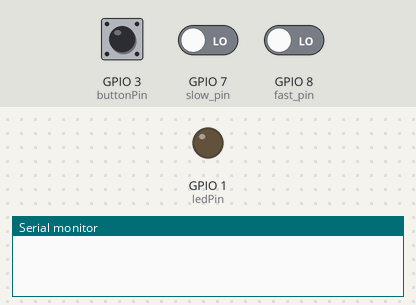
A sketch run on a simulated ESP32-S3. On the bench: output pins drawn as LEDs (lit = HIGH), the last lines printed to the serial monitor. The test bench sets the inputs (shaded band); at power-on: GPIO 3 (buttonPin) LOW, GPIO 7 (slow_pin) LOW, GPIO 8 (fast_pin) LOW. Pins used as bus, display or sensor lines are not drawn.

Above: at 1.2 s.
1.3 s: GPIO 3 (buttonPin) pulled HIGH for 0.15 s
At 1.52 s:
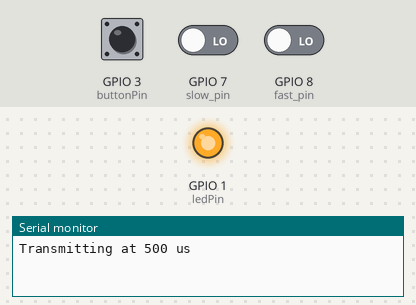
3.2 s: GPIO 3 (buttonPin) pulled HIGH for 3.2 s
At 7.9 s:
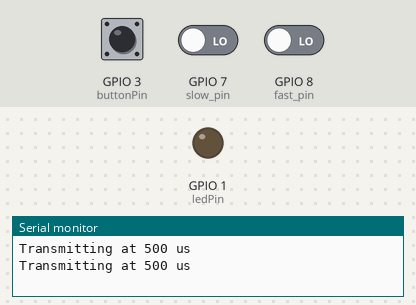
Timing chart, 0 to 9.4 s (numbered marks = the images above; inputs shaded):
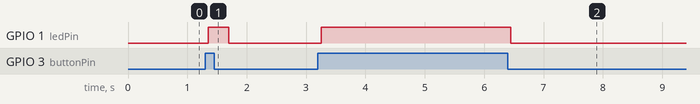

Measured:
- after the input at 1.3 s, GPIO 1 (ledPin): LOW → HIGH after 0.05 s, → LOW 0.35 s later
- after the input at 3.2 s, GPIO 1 (ledPin): LOW → HIGH after 0.05 s, → LOW 3.2 s later

The sketch:

send_test_manchester.ino.ino
```cpp
// Constants won't change. They're used here to set pin numbers:
const int buttonPin = 3;  // The number of the pushbutton pin
const int ledPin = 1;     // The number of the LED pin
const int txPin = 5;
const int slow_pin = 7;
const int fast_pin = 8;
int counter = 0;


// Variables will change:
int buttonState = 0;       // Variable for reading the pushbutton status
int lastButtonState = LOW; // Variable to track the previous button state
unsigned long lastDebounceTime = 0;  // The last time the output pin was toggled
unsigned long debounceDelay = 50;    // The debounce time; increase if the output flickers

unsigned long previousMillis = 0;  // Store the last time output was updated
const unsigned long interval = 1000;

int buffer[] = {1, 0, 0, 1, 1, 0, 0, 1, 1, 0, 0, 1, 1, 0, 1, 0, 1, 0, 0, 1, 0, 1, 1, 0, 0, 1, 1, 0, 1, 0, 1, 0, 1, 0, 0, 1, 0, 1, 1, 0, 0, 1, 1, 0, 1, 0, 0, 1, 1, 0, 0, 1, 0, 1, 0, 1, 1, 0, 1, 0, 0, 1, 0, 1, 1, 0, 1, 0, 0, 1, 1, 0, 1, 0, 1, 0, 1, 0, 1, 0, 1, 0, 0, 1, 0, 1, 1, 0, 0, 1, 1, 0, 1, 0, 0, 1, 1, 0, 0, 1, 0, 1, 0, 1, 1, 0, 1, 0, 0, 1, 0, 1, 1, 0, 1, 0, 0, 1, 1, 0, 1, 0, 1, 0, 1, 0, 1, 0, 1, 0, 0, 1, 0, 1, 1, 0, 1, 0, 1, 0, 1, 0, 0, 1, 1, 0, 1, 0, 0, 1, 1, 0, 1, 0, 1, 0, 1, 0, 1, 0, 1, 0, 1, 0, 0, 1, 0, 1, 1, 0, 1, 0, 0, 1, 0, 1, 1, 0, 1, 0, 0, 1, 0, 1, 1, 0, 1, 0, 1, 0, 1, 0, 1, 0, 1, 0, 0, 1, 1, 0, 1, 0, 1, 0, 1, 0, 1, 0, 1, 0, 0, 1, 0, 1, 1, 0, 1, 0, 1, 0, 0, 1, 1, 0, 1, 0, 0, 1, 0, 1, 0, 1, 0, 1, 1, 0, 1, 0, 0, 1, 1, 0, 0, 1, 0, 1, 0, 1, 1, 0, 0, 1, 1, 0, 1, 0, 1, 0, 0, 1, 0, 1, 1, 0, 1, 0, 0, 1, 1, 0, 0, 1, 1, 0, 1, 0, 0, 1, 1, 0, 1, 0, 1, 0, 1, 0, 1, 0, 1, 0, 0, 1, 0, 1, 1, 0, 0, 1, 0, 1, 1, 0, 0, 1, 1, 0, 0, 1, 0, 1, 1, 0, 1, 0, 0, 1, 1, 0, 0, 1, 1, 0, 0, 1, 0, 1, 0, 1, 1, 0, 1, 0, 0, 1, 0, 1, 1, 0, 0, 1, 0, 1, 0, 1, 1, 0, 1, 0, 0, 1, 0, 1, 1, 0, 0, 1, 0, 1, 1, 0, 1, 0, 1, 0, 1, 0, 0, 1, 1, 0, 0, 1, 0, 1, 1, 0, 1, 0, 0, 1, 0, 1, 0, 1, 1, 0, 0, 1, 0, 1, 1, 0, 1, 0, 0, 1, 1, 0, 0, 1, 1, 0, 1, 0, 0, 1, 1, 0, 1, 0, 1, 0, 1, 0, 1, 0, 1, 0, 0, 1, 0, 1, 1, 0, 1, 0, 0, 1, 0, 1, 1, 0, 1, 0, 0, 1, 0, 1, 1, 0, 0, 1, 0, 1, 0, 1, 0, 1, 1, 0, 0, 1, 0, 1, 0, 1, 1, 0, 1, 0, 0, 1, 1, 0, 1, 0, 1, 0, 0, 1, 1, 0, 1, 0, 1, 0, 1, 0, 1, 0, 1, 0, 0, 1, 0, 1, 0, 1, 1, 0, 0, 1, 1, 0, 1, 0, 1, 0, 0, 1, 0, 1, 1, 0, 1, 0, 0, 1, 1, 0, 0, 1, 1, 0, 0, 1, 0, 1, 0, 1, 1, 0, 1, 0, 0, 1, 0, 1, 1, 0, 0, 1, 0, 1, 0, 1, 1, 0, 0, 1, 1, 0, 1, 0, 1, 0, 0, 1, 0, 1, 1, 0, 0, 1, 1, 0, 1, 0, 0, 1, 1, 0, 0, 1, 0, 1, 1, 0, 0, 1, 0, 1, 0, 1, 1, 0, 1, 0, 0, 1, 0, 1, 1, 0, 1, 0, 0, 1, 0, 1, 0, 1};

void setup() {
  // Initialize the LED pin as an output:
  pinMode(ledPin, OUTPUT);
  // Initialize the pushbutton pin as an input:
  pinMode(buttonPin, INPUT);
  pinMode(txPin, OUTPUT);
  pinMode(slow_pin, INPUT);
  pinMode(fast_pin, INPUT);
  digitalWrite(txPin, HIGH);
  Serial.begin(9600);
}

void loop() {
  // Read the state of the pushbutton value:
  int reading = digitalRead(buttonPin);

  // Check if the button state has changed since the last check
  if (reading != lastButtonState) {
    // Reset the debounce timer
    lastDebounceTime = millis();
  }

  // Check if the button state has remained stable for the debounce delay
  if ((millis() - lastDebounceTime) > debounceDelay) {
    // If the reading is different from the current button state
    if (reading != buttonState) {
      buttonState = reading;

      // If the button state is HIGH (pressed)
      if (buttonState == HIGH) {
        digitalWrite(ledPin, HIGH);
        int delay = 500;
        if(digitalRead(slow_pin) == 1) {
          delay = 507; // us
        } else if(digitalRead(fast_pin) == 1) {
          delay = 493; // us
        }
        Serial.printf("Transmitting at %d us\n", delay);
        for (int i = 0; i < 592; i++) {
            digitalWrite(txPin, buffer[i]);
            delayMicroseconds(delay); // Adjust this value to change the frequency (500 microseconds for 1 kHz)
        }
        digitalWrite(txPin, HIGH);
      } else {
        // Turn off the LED
        digitalWrite(ledPin, LOW);
      }
    }
  }

  // Update lastButtonState with the current buttonState
  lastButtonState = reading;
}
```
